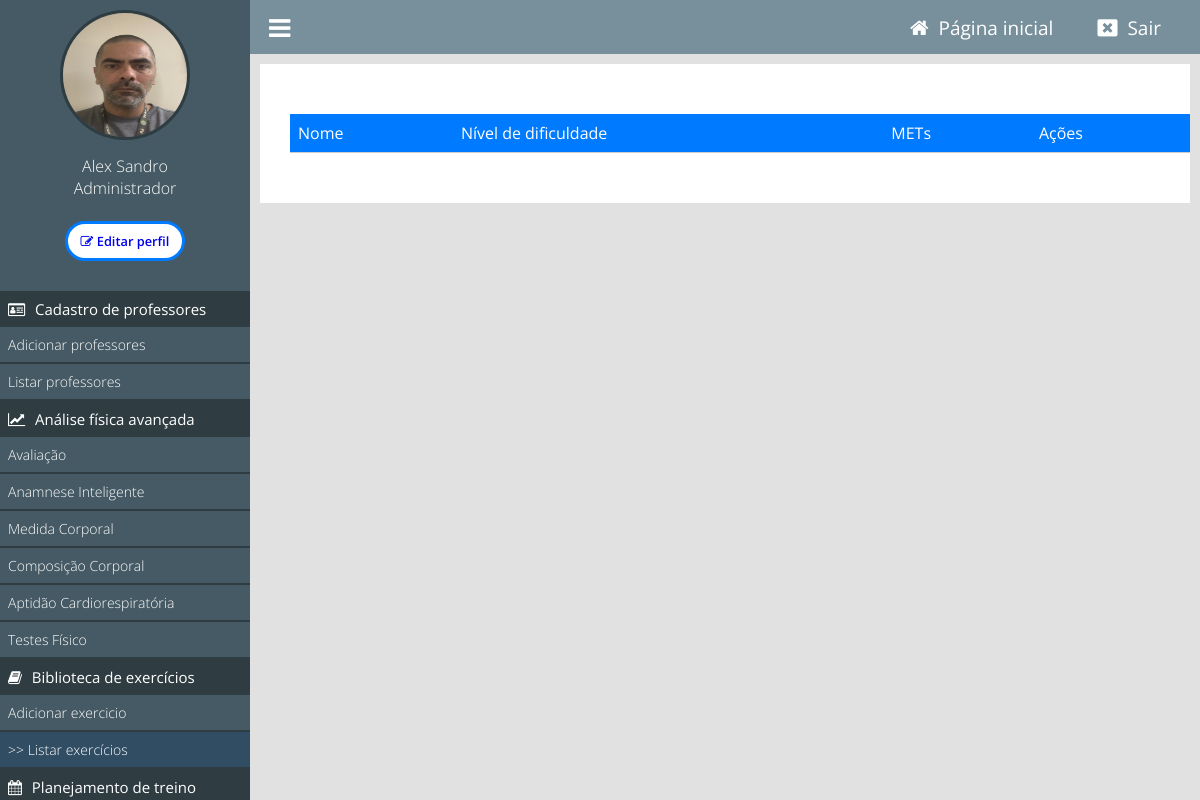
Before: /painel/listar-exercicios (signed in) with the older database file.
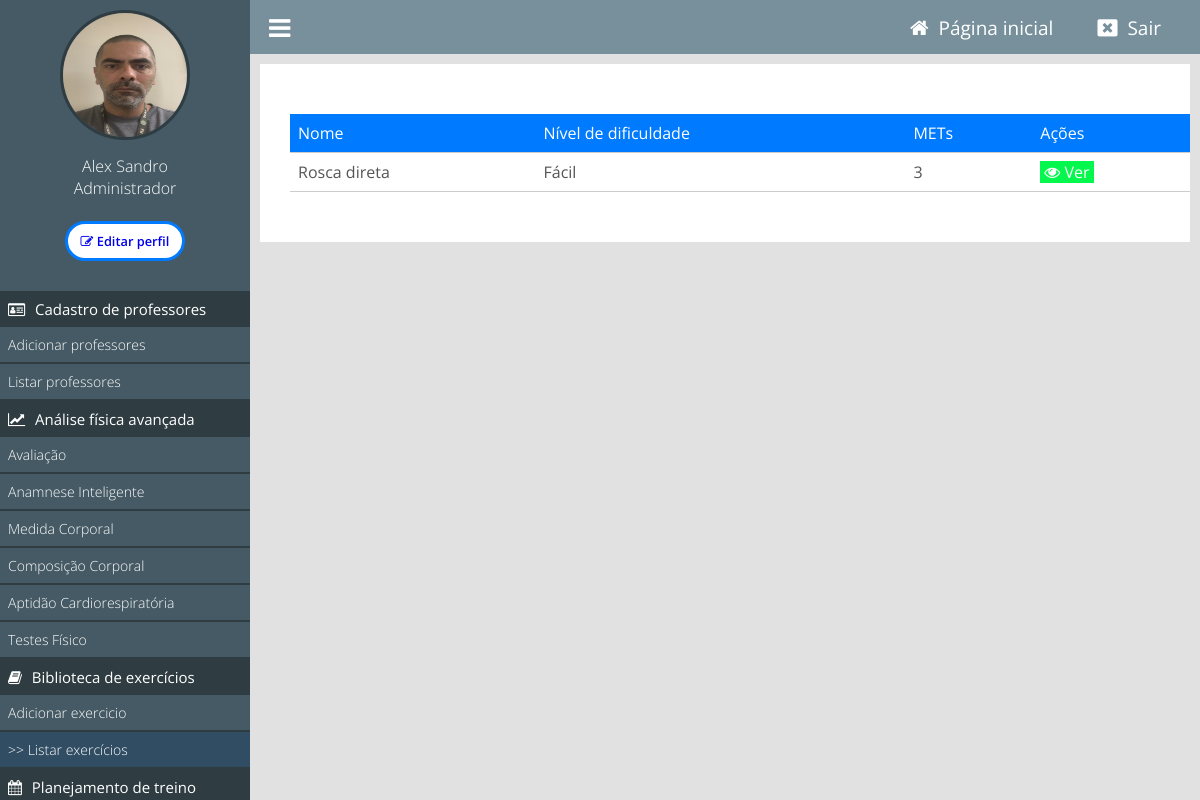
After: the same page with the newer database file.
### tables this page shows
CREATE TABLE `tb_exercicios_lib` (
  `id` int(11) NOT NULL,
  `usuario_id` int(11) NOT NULL,
  `data_inclusao` datetime NOT NULL,
  `categoria_id` int(11) NOT NULL,
  `nome_exercicio` varchar(255) NOT NULL,
  `articulacao` varchar(255) NOT NULL,
  `membro` varchar(255) NOT NULL,
  `grupo_muscular` varchar(255) NOT NULL,
  `aplicacao_forca` varchar(255) NOT NULL,
  `movimento` varchar(255) NOT NULL,
  `video` varchar(255) NOT NULL,
  `contra_indicacoes` varchar(255) NOT NULL,
  `indicacoes` varchar(255) NOT NULL,
  `mets_consumo_energetico` float NOT NULL,
  `nivel_dificuldade` varchar(255) NOT NULL,
  `created_at` timestamp NOT NULL DEFAULT CURRENT_TIMESTAMP
);

### classes/MySql.php (called while the page is built)
<?php
    class MySql{
        private static $pdo;
        public static function conectar(){
            if(self::$pdo == null){
                try{
                    self::$pdo = new PDO('mysql:host='.HOST.';dbname='.DATABASE,USER,PASSWORD,array(PDO::MYSQL_ATTR_INIT_COMMAND => "SET NAMES utf8"));
                    self::$pdo->setAttribute(PDO::ATTR_ERRMODE,PDO::ERRMODE_EXCEPTION);
                }catch(Exception $e) {
                    echo 'erro ao conectar, tente novamente mais tarde';
                }
            }
            return self::$pdo;
        }
    }
?>

### classes/Exercicio.php (called while the page is built, shortened)
<?php
class Exercicio {
    private $db;
    public function __construct() {
        $this->db = MySql::conectar();
    }
    public function buscarExercicios() {
        try {
            $sql = $this->db->prepare("SELECT * FROM `tb_exercicios_lib`;");
            $sql->execute();
            $resultados = $sql->fetchAll(PDO::FETCH_ASSOC);
            return $resultados ?: [];
        } catch (PDOException $e) {
            error_log("Erro ao listar exercícios: " . $e->getMessage());
            return false;
        }
    }
}
?>

### painel/pages/listar-exercicios.php (the view, shortened to what this page needs)
<?php
$exercicio = new Exercicio();
$exercicios = $exercicio->buscarExercicios();
?>
<div class="box-content">
<table id="lista-exercicios" class="display" style="width:100%" data-order='[[ 1, "asc" ]]'>
        <thead>
            <tr>
                <td>Nome</td>
                <td>Nível de dificuldade</td>
                <td>METs</td>
                <td>Ações</td>
            </tr>
        </thead>
        <tbody>
        <?php if(count($exercicios) > 0): ?>
                <?php foreach($exercicios as $exercicio): ?>
                    <tr>
                        <td><?php echo $exercicio['nome_exercicio']; ?></td>
                        <td><?php echo $exercicio['nivel_dificuldade']; ?></td>
                        <td><?php echo $exercicio['mets_consumo_energetico']; ?></td>
                        <td><a class="btn view" href="<?php echo INCLUDE_PATH_PAINEL . 'ver-exercicio?id=' . $exercicio['id']; ?>"><i class="fa fa-eye" aria-hidden="true"></i> Ver</a></td>
                    </tr>
                <?php endforeach; ?>
            <?php endif; ?>
        </tbody>
    </table>
</div>

Changed rows visible on the page:
added tb_exercicios_lib: nome_exercicio "Rosca direta", nivel_dificuldade "Fácil", mets_consumo_energetico "3"
